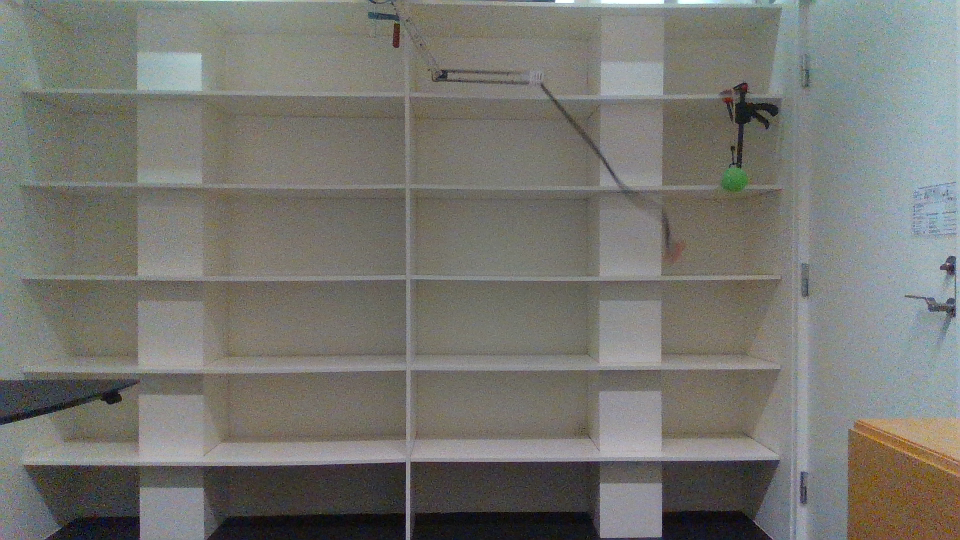
#> input picture pure_mujoco/perception/red2.png, 960 x 540 px
$ jupyter execute --allow-errors green.ipynb   (shell and % lines are left out)
#> lines starting #> are read from the running program, lines starting #| are printed output that depends on the picture; after the words box and inside, x2 and y2 are one past the last pixel; in counts of white or black regions, pixels touching at a corner belong together
[cell 1]
#green ball detection
import pyrealsense2 as rs
import numpy as np
import cv2
from imutils import perspective
from scipy.spatial import distance as dist
import matplotlib.pyplot as plt

def midpoint(box):
    x=(min(box[:,0][:])+max(box[:,0][:]))/2
    y=(min(box[:,1][:])+max(box[:,1][:]))/2

    return [x,y]

D=1200
img=cv2.imread('green_ball.png')
#> (the rest of this cell did not finish here and is left out)

[cell 2]
# try red track
import pyrealsense2 as rs
import numpy as np
import cv2
from imutils import perspective
from scipy.spatial import distance as dist
import matplotlib.pyplot as plt

def midpoint(box):
    x=(min(box[:,0][:])+max(box[:,0][:]))/2
    y=(min(box[:,1][:])+max(box[:,1][:]))/2

    return [x,y]

D=1200
img=cv2.imread('red2.png')
#> img is the input picture: shape (540, 960, 3); mean B, G, R 112.5, 118, 118.4
gs_frame=cv2.GaussianBlur(img,(11,11),0)
hsv=cv2.cvtColor(gs_frame,cv2.COLOR_BGR2HSV)
#> hsv: shape (540, 960, 3); mean H, S, V 51.4, 28.6, 122.3
erode_hsv=cv2.erode(hsv, None, iterations=2)
#> erode_hsv: shape (540, 960, 3); mean H, S, V 36.3, 21.3, 118.6

color=(255,0,0)
low=(0,79,41)
high=(10,120,119)
mask=cv2.inRange(erode_hsv,low,high)
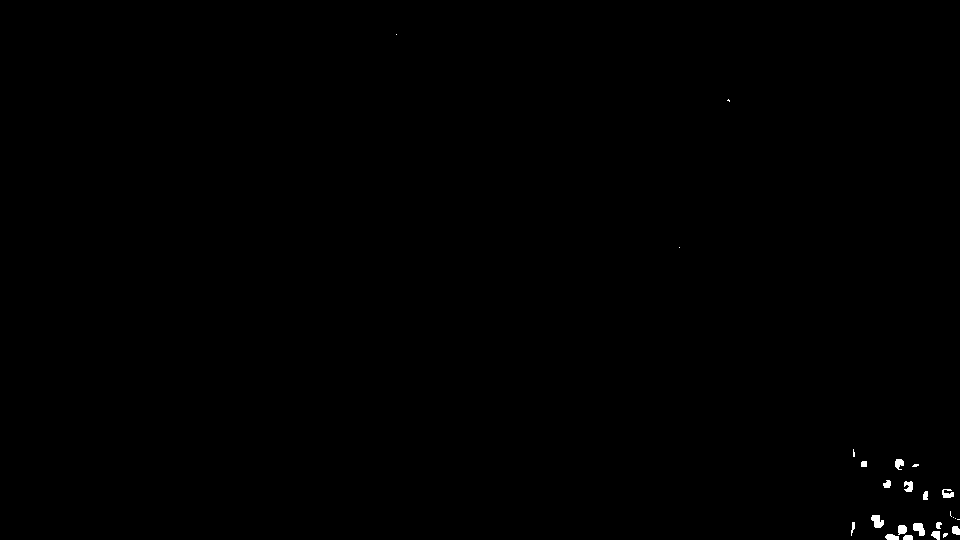
#> mask: shape (540, 960); 0.2% white; 25 white regions (10 under 20 px)

cnts,_=cv2.findContours(mask.copy(),cv2.RETR_EXTERNAL, cv2.CHAIN_APPROX_SIMPLE)
#> cnts = 25 contours, 11 with area under 20; largest, box (x1, y1, x2, y2) and area: (871, 515, 884, 528) 94, (913, 523, 925, 536) 90, (898, 525, 907, 535) 60, (904, 481, 913, 492) 56, (895, 459, 904, 470) 53
for i in range(len(cnts)):
    find_cnt=cnts[i].flatten()
    if find_cnt[1]>420:
        continue
    else:
        c=cnts[i]
        print(cv2.contourArea(cnts[i]))

        print(c)
#> this loop made 25 passes
#> c on passes 23, 25: [[679, 247]], [[396, 34]]
#> find_cnt on passes 1, 10, 11, 12, 14, 19: [905, 535, 903, 537, 903, 539, 912, 539, 912, 536, 911, 535], [957, 519, 959, 519], [955, 518], [953, 517], [950, 511, 950, 515, 951, 516, 950, 515], [914, 464, 912, 466, 916, 466, 917, 465, 918, 465, 918, 464]
#| 0.0
#| [[[679 247]]]
#| 1.5
#| [[[728  99]]
#|  [[727 100]]
#|  [[728 100]]
#|  [[729 101]]
#|  [[729 100]]]
#| 0.0
#| [[[396  34]]]


# c = max(cnts, key=cv2.contourArea)
rect = cv2.minAreaRect(c)
#> rect = ((396, 34), (0, 0), -90)
box = cv2.boxPoints(rect)
#> box = [[396, 34], [396, 34], [396, 34], [396, 34]]
center=midpoint(box)
#> in midpoint, `x=(min(box[:,0][:])+max(box[:,0][:]))/2`: x = 396
#> in midpoint, `y=(min(box[:,1][:])+max(box[:,1][:]))/2`: y = 34
#> center = [396, 34]
cv2.putText(img, "target X:{:.2f}, Y:{:.2f} ".format(center[0],center[1]), (720,50),
                        cv2.FONT_HERSHEY_SIMPLEX,
                        0.55, color, 2)
cv2.putText(img,"distance:{:.2f}mm".format(D),(760,80),cv2.FONT_HERSHEY_SIMPLEX,
                        0.55, color, 2)
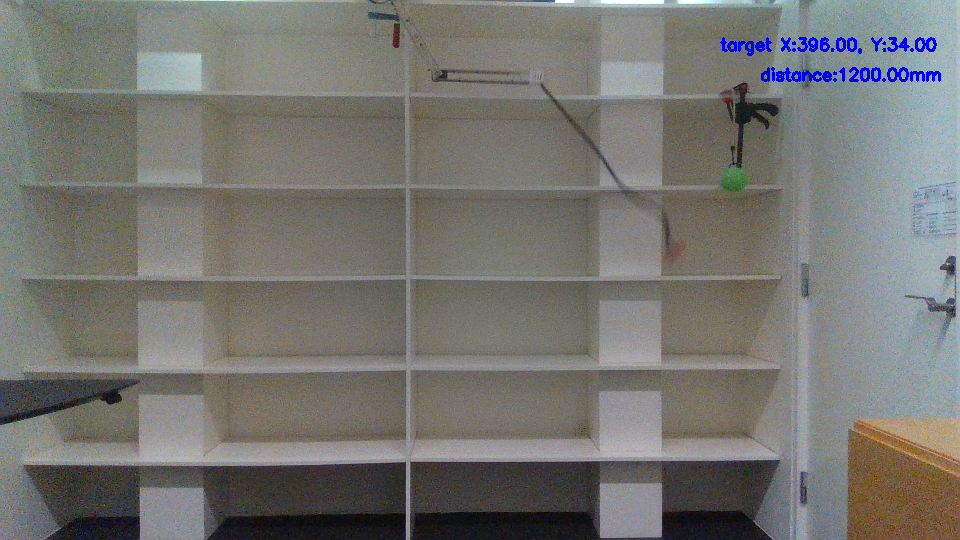
#> img: shape (540, 960, 3); mean B, G, R 113.1, 117.2, 117.6
cv2.drawContours(img, [np.int0(box)], -1, (0, 255, 255), 2)
#> img: shape (540, 960, 3); under 0.01% of pixels changed, all inside (x1, y1, x2, y2) = (395, 33, 398, 36)
cv2.circle(img, (int(center[0]),int(center[1])), 2, color, -1)
#> img: shape (540, 960, 3); mean B, G, R 113.1, 117.2, 117.6
plt.figure(figsize=(15,12))
plt.imshow(img)

[cell 3]
import numpy as np
import matplotlib.pyplot as plt
# for single trial
#> (the rest of this cell did not finish here and is left out)

[cell 4]
import numpy as np
import matplotlib.pyplot as plt
# for single trial
t=np.load('r2_tip2target_1673031394.47.npy')[180:210]
#> (reads pure_mujoco/perception/r2_tip2target_1673031394.47.npy from the repository)
fig=plt.figure()
plt.plot(t)
print(np.min(t))
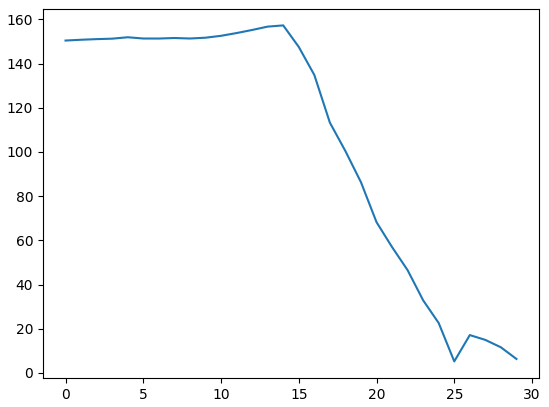
#> figure drawn by matplotlib, 1 panel; curve peaks at x = 14, y = 157.2

[cell 5]
import numpy as np
import matplotlib.pyplot as plt
# for single trial
t=np.load('r3_tip2target_1673032377.86.npy')
#> (reads pure_mujoco/perception/r3_tip2target_1673032377.86.npy from the repository)
fig=plt.figure()
plt.plot(t)
print(np.min(t))
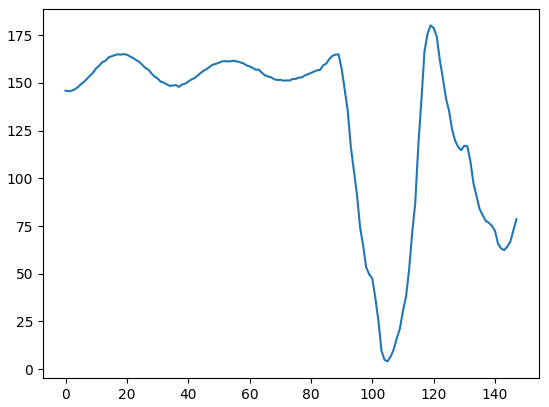
#> figure drawn by matplotlib, 1 panel; curve peaks at x = 119, y = 180.1

[cell 6]
#mouse tracking function
import cv2
import numpy as np

start=20
end=45
skip=1
x_list=[]
y_list=[]
filename='video2png/real_11'#if sim, y should be less than 0

for i in range(start,end,skip):
    def mouse_click(event, x, y,flags,param):
        if event == cv2.EVENT_LBUTTONDOWN:
            xy = "%d,%d" % (x, y)
            print(x,y)
            cv2.circle(frame, (x, y), 2, (0, 0, 255))
            cv2.putText(frame, xy, (x, y), cv2.FONT_HERSHEY_PLAIN,1.0, (0,0,255))
            cv2.imshow("image", frame)
            x_list.append(x)
            y_list.append(y)
    frame=cv2.imread(f'{filename}/png{i}.jpg')
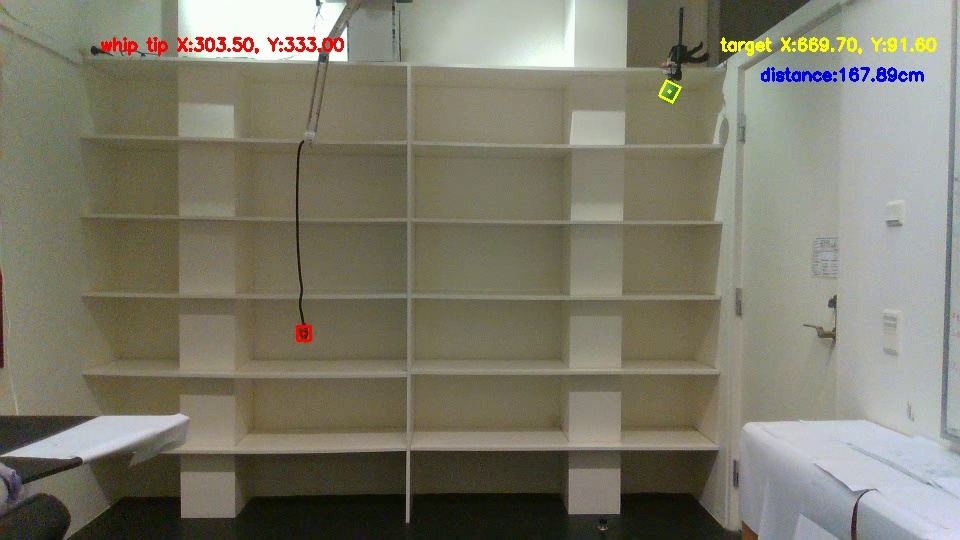
#> input picture pure_mujoco/perception/video2png/real_11/png20.jpg, 960 x 540 px
#> frame is the input picture: shape (540, 960, 3); mean B, G, R 107.5, 123, 125.5
    cv2.namedWindow("image")
    cv2.imshow('image',frame)
    cv2.setMouseCallback("image", mouse_click)

    cv2.waitKey(0)
cv2.destroyAllWindows()
print(x_list)
print(y_list)
# savefile=filename+'tip.txt'
# np.savetxt(savefile, np.column_stack((x_list, y_list)),fmt='%.2f')
